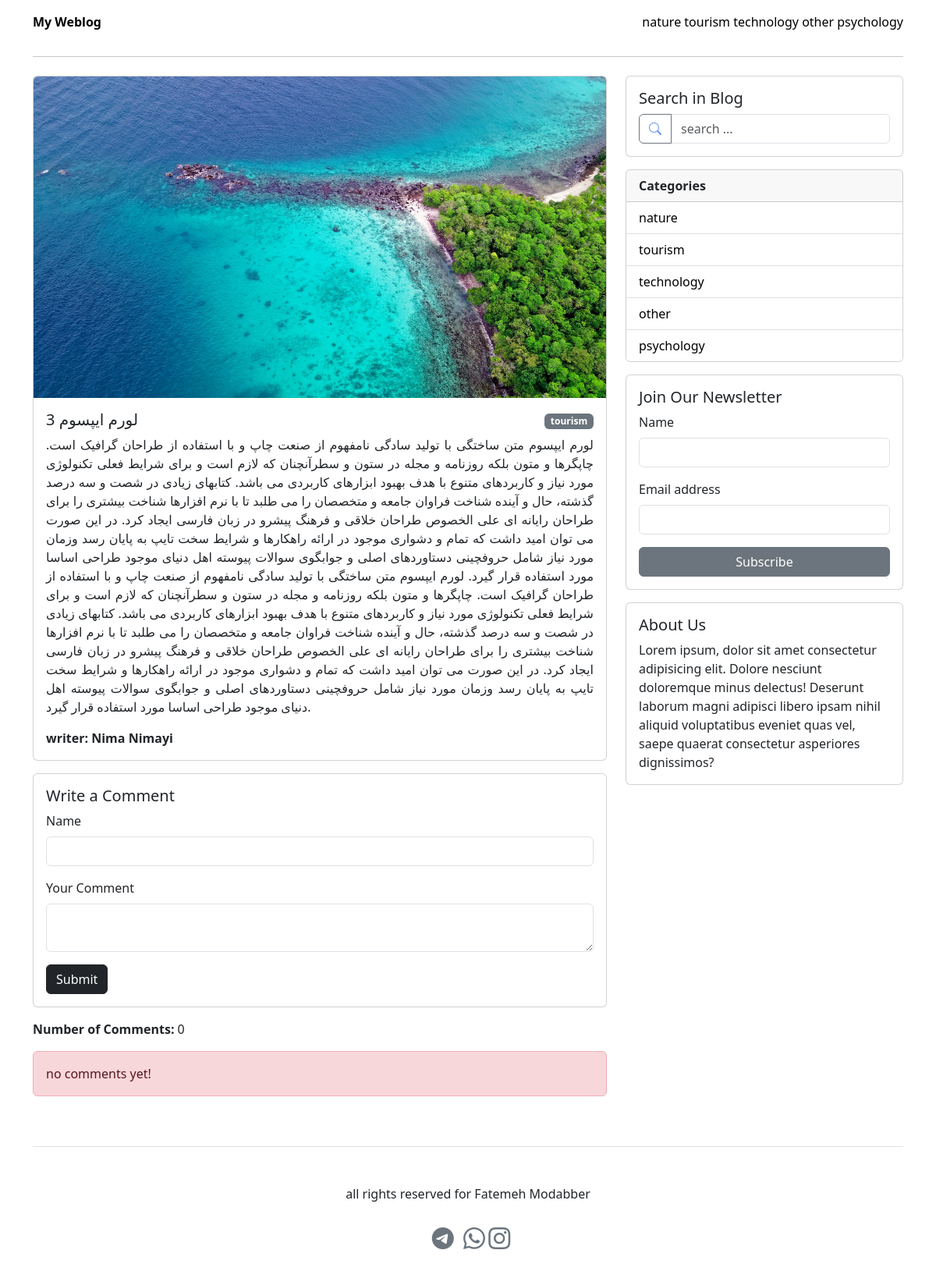
Screenshot of /blog/view/post-single.php?id=3 with the database file from the repository.
### tables this page shows
CREATE TABLE `categories` (
  `id` int(11) NOT NULL,
  `title` varchar(255) NOT NULL
);

CREATE TABLE `posts` (
  `id` int(11) NOT NULL,
  `title` varchar(255) NOT NULL,
  `body` text NOT NULL,
  `category_id` int(11) NOT NULL,
  `user_id` int(11) NOT NULL,
  `image` varchar(255) NOT NULL,
  `created_at` date NOT NULL DEFAULT current_timestamp()
);

CREATE TABLE `users` (
  `id` int(11) NOT NULL,
  `email` varchar(255) NOT NULL,
  `password` varchar(255) NOT NULL,
  `first_name` varchar(255) NOT NULL,
  `last_name` varchar(255) NOT NULL
);

### functions/db.php (called while the page is built, shortened)
<?php
function queryExecuteWithParams(PDO $db, $query, $params)
{
    $stmt = $db->prepare($query);
    $stmt->execute($params);
    return $stmt;
}
function queryFetchAll(PDO $db, string $query, array $params = [], int $fetchMode = PDO::FETCH_ASSOC)
{
    $stmt = empty($params)
        ? $db->query($query)
        : queryExecuteWithParams($db, $query, $params);
    return $stmt->fetchAll($fetchMode);
}
function queryFetchOne(PDO $db, string $query, array $params = [], int $fetchMode = PDO::FETCH_ASSOC)
{
    $stmt = empty($params)
        ? $db->query($query)
        : queryExecuteWithParams($db, $query, $params);
    return $stmt->fetch($fetchMode);
}
function fetchPostWithDetailsById(PDO $db, $postId): array|null|string
{
    $query = "
    SELECT posts.*, categories.title AS category_title, users.first_name, users.last_name
    FROM posts
    JOIN categories ON posts.category_id = categories.id
    JOIN users ON posts.user_id = users.id
    WHERE posts.id = :id
";
    $params = ['id' => $postId];
    return queryFetchOne($db, $query, $params);
}
function fetchCategories(PDO $db): array|string
{
    $query = "SELECT * FROM categories";
    return queryFetchAll($db, $query);
}
function fetchCommentsAcceptedByPostId(PDO $db, $postId)
{
    $query = "SELECT * FROM comments WHERE post_id=:id AND is_accepted='1'";
    $params = ['id' => $postId];
    return queryFetchAll($db, $query, $params);
}

### blog/view/post-single.php (the view, shortened to what this page needs)
<?php
include(BASE_PATH . "/blog/view/includes/header.php");
include(BASE_PATH . "/blog/view/includes/navbar.php");
$postId = $_GET['id'] ?? ($_POST['id'] ?? null);
try {
    $post =  fetchPostWithDetailsById($db, $postId);
} catch (PDOException $e) {
    abort404();
}
$userFullName = $post['first_name'] . ' ' . $post['last_name'];
try {
    $comments = fetchCommentsAcceptedByPostId($db, $postId);
} catch (PDOException $e) {
    flash('comment', 'fetch', 'error');
}
?>
<section class="content mt-4">
    <div class="row">
        <div class="col-lg-8">
            <div class="card mb-3">
                <img src="<?= BASE_URL ?>/uploads/posts/<?= $post['image'] ?>" class="card-img-top" alt="post image">
                <div class="card-body">
                    <div class="d-flex justify-content-between">
                        <h5 class="card-title">
                            <?= $post['title'] ?>
                        </h5>
                        <div><span class="badge text-bg-secondary">
                                <?= $post['category_title'] ?>
                            </span></div>
                    </div>
                    <p class="text-justify">
                        <?= $post['body'] ?>
                    </p>
                    <div>
                        <p class="mb-0 fw-semibold">writer: <?= $userFullName ?></p>
                    </div>
                </div>
            </div>
            <div class="card mb-3">
                <div class="card-body">
                    <h5 class="card-title">Write a Comment</h5>
                    <form method="post" action="<?= BASE_URL ?>/blog/controller/comment-store.php">
                        <div class="mb-3">
                            <label for="exampleInputName1" class="form-label">Name</label>
                            <input type="text" name="name" class="form-control" id="exampleInputName1" aria-label="name">
                        </div>
                        <div class="mb-3">
                            <label for="exampleInputComment" class="form-label">Your Comment</label>
                            <textarea type="text" class="form-control" id="exampleInputComment" name="body"></textarea>
                        </div>
                        <button type="submit" class="btn btn-dark" name="postComment">Submit</button>
                    </form>
                </div>
            </div>
            <p class=" fs-6"><b>Number of Comments: </b><?= count($comments) ?></p>
            <?php if (!empty($comments)): ?>
                <?php foreach ($comments as $comment):  ?>
                    <div class="card mb-3">
                        <div class="card-body">
                            <h5 class="card-title">
                                <?= $comment['name'] ?>
                            </h5>
                            <p class="card-text"><?= $comment['body'] ?></p>
                        </div>
                    </div>
                <?php endforeach; ?>
            <?php else: ?>
                <div class="alert alert-danger" role="alert">
                    no comments yet!
                </div>
            <?php endif; ?>
        </div>
        <?php
        include(BASE_PATH . "/blog/view/includes/sidebar.php");
        ?>
    </div>
</section>
<?php
include(BASE_PATH . "/blog/view/includes/footer.php");
?>

### blog/view/includes/header.php (shortened to what this page needs)
<!DOCTYPE html>
<html lang="en">
<head>
    <link rel="stylesheet" href="<?= BASE_URL ?>/blog/assets/css/styles.css">
    <link rel="stylesheet" href="https://cdn.jsdelivr.net/npm/bootstrap-icons@1.11.3/font/bootstrap-icons.min.css">
    <link href="https://cdn.jsdelivr.net/npm/bootstrap@5.3.3/dist/css/bootstrap.min.css" rel="stylesheet"
>
</head>

### blog/view/includes/navbar.php (shortened to what this page needs)
<?php
try {
    $categories = fetchCategories($db);
} catch (PDOException $e) {
    flash('category', 'fetch', 'error');
}
?>
<body>
    <div class="container">
        <section class="navbar-section">
            <div class="top-nav d-flex flex-column flex-md-row justify-content-md-between align-items-center py-3">
                <a href="<?= BASE_URL ?>/blog/index.php" class="brand fw-bold">My Weblog</a>
                <?php if (!empty($categories)): ?>
                    <nav>
                        <?php foreach ($categories as $category): ?>
                            <a href="<?= BASE_URL ?>/blog/index.php?category=<?= $category['id'] ?>" class=" <?= ((isset($_GET['category'])) && ($_GET['category'] == $category['id'])) ? 'fw-bold' : ''; ?> ">
                                <?= $category['title'] ?>
                            </a>
                        <?php endforeach ?>
                    <?php endif ?>
                    </nav>
            </div>
            <hr>
        </section>

### blog/view/includes/sidebar.php (shortened to what this page needs)
<?php
try {
    $categories = fetchCategories($db);
} catch (PDOException $e) {
    flash('category', 'fetch', 'error');
}
?>
<div class="col-lg-4">
    <div class="card search mb-3">
        <div class="card-body">
            <h5 class="card-title">Search in Blog</h5>
            <form method="GET" action="<?= BASE_URL ?>/blog/view/search.php">
                <div class="input-group">
                    <button class="btn btn-outline-secondary" type="submit" id="button-addon1"><i class="bi bi-search"
                            style="font-size: 1rem; color: cornflowerblue;"></i></button>
                    <input type="text" class="form-control" placeholder="search ..." name="search" required>
                </div>
            </form>
        </div>
    </div>
    <div class="card categories mb-3">
        <div class="card-header fw-bold">
            Categories
        </div>
        <ul class="list-group list-group-flush">
            <?php if (!empty($categories)): ?>
                <?php foreach ($categories as $category): ?>
                    <li class="list-group-item">
                        <a href="<?= BASE_URL ?>/blog/index.php?category=<?= $category['id'] ?>" class="link-body-emphasis text-decoration-none
                        <?= ((isset($_GET['category'])) && ($_GET['category'] == $category['id'])) ? 'fw-bold' : '' ?>
                        "><?= $category['title'] ?></a>
                    </li>
                <?php endforeach ?>
            <?php endif ?>
        </ul>
    </div>
    <div class="card newsletter mb-3">
        <div class="card-body">
            <h5 class="card-title">Join Our Newsletter</h5>
            <form method="POST" action="<?= BASE_URL ?>/blog/controller/newsletter-subscriber-store.php">
                <div class="mb-3">
                    <label for="name" class="form-label">Name</label>
                    <input type="text" class="form-control" id="name" name="name">
                </div>
                <div class="mb-3">
                    <label for="email" class="form-label">Email address</label>
                    <input type="email" class="form-control" id="email" aria-describedby="emailHelp" name="email">
                </div>
                <div class="d-grid gap-2">
                    <button class="btn btn-secondary" type="submit" name="subscribe">Subscribe</button>
                </div>
            </form>
        </div>
    </div>
    <div class="card about-us">
        <div class="card-body">
            <h5 class="card-title">About Us</h5>
            Lorem ipsum, dolor sit amet consectetur adipisicing elit. Dolore nesciunt doloremque minus
            delectus! Deserunt laborum magni adipisci libero ipsam nihil aliquid voluptatibus eveniet
            quas vel, saepe quaerat consectetur asperiores dignissimos?
        </div>
    </div>
</div>

### blog/view/includes/footer.php (shortened to what this page needs)
<section class="footer">
    <div class="d-flex flex-column text-center pt-4 my-md-5 pt-md-5 border-top">
        <div class="">
            <p>all rights reserved for Fatemeh Modabber</p>
        </div>
        <div class="p-2"><a href="#"><i class="bi bi-telegram fs-3 text-secondary ms-2"></i></a>
            <a href="#"><i class="bi bi-whatsapp fs-3 text-secondary ms-2"></i></a>
            <a href="#"><i class="bi bi-instagram fs-3 text-secondary"></i></a>
        </div>
    </div>
</section>
</div>
</body>
</html>

### blog/assets/css/styles.css (style rules this page uses)
.top-nav a { text-decoration: none; color: black; }
.text-justify { text-align: justify; }

### rows the page displays
categories: title "nature"
categories: title "tourism"
categories: title "technology"
categories: title "other"
categories: title "psychology"
posts: image (picture), title "لورم ایپسوم 3", category.title "tourism", body "لورم ایپسوم متن ساختگی با تولید سادگی نامفهوم از صنعت چاپ و با استفاده از طراحان گرافیک است. چاپگرها و متون بلکه روزنامه و مجله در ستون و سطرآنچنان که لازم است و برای شرایط فعلی تکنولوژی مورد نیاز و کاربردهای متنوع با هدف بهبود ابزارهای کاربردی می باشد. کتابهای زیادی در شصت و سه درصد گذشته، حال و آینده شناخت فراوان جامعه و متخصصان را می طلبد تا با نرم افزارها شناخت بیشتری را برای طراحان رایانه ای علی الخصوص طراحان خلاقی و فرهنگ پیشرو در زبان فارسی ایجاد کرد. در این صورت می توان امید داشت که تمام و دشواری موجود در ارائه راهکارها و شرایط سخت تایپ به پایان رسد وزمان مورد نیاز شامل حروفچینی دستاوردهای اصلی و جوابگوی سوالات پیوسته اهل دنیای موجود طراحی اساسا مورد استفاده قرار گیرد. لورم ایپسوم…", user.last_name "Nima Nimayi"

### other values shown
count($comments) "0"
